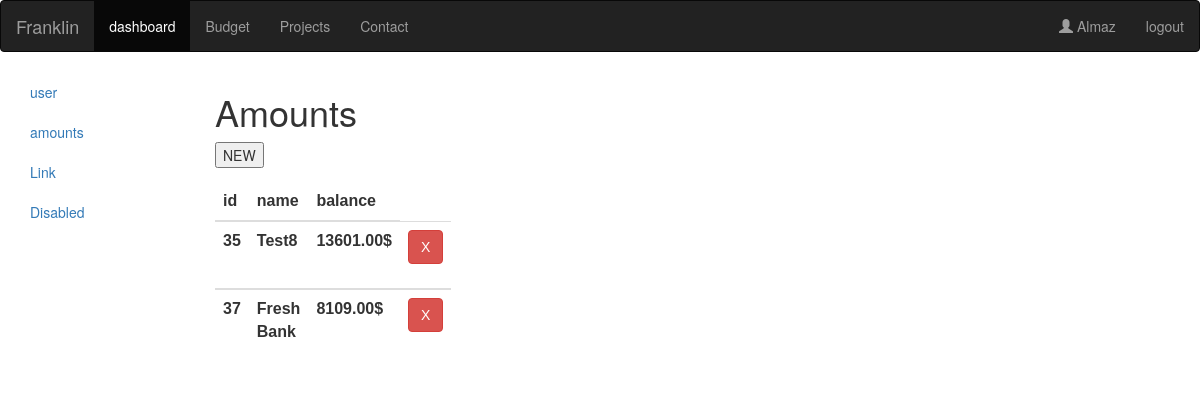
Screenshot of /amounts (signed in) with the database file from the repository.
### finance/models.py (models this page shows, shortened)
class Amount(models.Model):
    profile =models.ForeignKey("Profile",null=True,blank=True,on_delete=models.CASCADE)
    AMOUNT_TYPE_CHOICES = (
            ('cash', 'Cash'),
            ('card ','Card'),
        )
    name = models.CharField(max_length=120,)
    type = models.CharField(max_length=120,choices=AMOUNT_TYPE_CHOICES,default="cash")
    balance = models.DecimalField(max_digits=19, decimal_places=2)

### finance/views.py (the view)
# urls.py: path('amounts',views.amounts,name='amounts'),
def amounts(request):
    context = {'amounts':request.user.profile.amount_set.all()}
    if (request.GET.get('DeleteButton')):
        a = request.user.profile.amount_set.all().filter(id=request.GET.get('DeleteButton'))
        a.delete()
        return redirect('/amounts')
    return render(request, 'finance/amounts.html', context)

### finance/templates/finance/amounts.html
{% extends 'finance/base.html' %}
{% block content %}
<div class="col-sm-8 text-left">
    <h1>Amounts</h1>
    <form class="" action="amounts/new_amount" method="POST">{% csrf_token %}
      <button type="submit" name="button">NEW</button>
    </form>
      <table class="table" style = "width:25%">
        <thead>
        <tr>
          <th>id</th>
          <th>name</th>
          <th>balance</th>
        </tr>
      </thead>
      <tbody>
        <tr>
          {% for i in amounts %}
          <th>{{ i.pk }}</th>
          <th>{{ i.name }}</th>
          <th>{{ i.balance }}$</th>
          <th><form action="" method="get">
            <button class="btn btn-danger" name="DeleteButton" value="{{ i.id }}">X</button>
          </form>
          </th>
        </tr>
      </tbody>
        {% endfor %}
    </table>
    </div>
    {% endblock %}

### finance/templates/finance/base.html (shortened to what this page needs)
{% load static %}
<html >
  <head>
    <link rel="stylesheet" type="text/css" href="{% static 'finance/style.css' %}">
    <link rel="stylesheet" href="https://cdnjs.cloudflare.com/ajax/libs/font-awesome/4.7.0/css/font-awesome.min.css">
    <link rel="stylesheet" href="https://maxcdn.bootstrapcdn.com/bootstrap/3.4.1/css/bootstrap.min.css">
  </head>
    <body>
    <nav class="navbar navbar-inverse">
    <div class="navbar-header">
      <a class="navbar-brand" href="/">Franklin</a>
    </div>
    <div class="collapse navbar-collapse" id="myNavbar">
      <ul class="nav navbar-nav">
        <li class="active"><a href="/dashboard">dashboard</a></li>
        <li><a href="/budget">Budget</a></li>
        <li><a href="#">Projects</a></li>
        <li><a href="#">Contact</a></li>
      </ul>
      <ul class="nav navbar-nav navbar-right">
        {% if user.is_authenticated %}
        <li><a href="#"><span class="glyphicon glyphicon-user"></span> {{user}}</a></li>
        <li><a href={%url 'logout' %}>logout</a></li>
        {% else %}
        <li><a href="#"><span class="glyphicon glyphicon-user"></span> {{user}}</a></li>
        <li><a href="/login"><span class="glyphicon glyphicon-log-in"></span> Login</a></li>
        <li><a href="/register"><span class="glyphicon glyphicon-sign-up"></span> SignUp</a></li>
        {% endif %}
      </ul>
    </div>
</nav>
<div class="container-fluid">
  <div class="row">
    <div class="col-lg-2 col-sm-2 ">
      <ul class="nav flex-column">
        <li class="nav-item">
          <a class="nav-link" href="/user">user</a>
        </li>
        <li class="nav-item">
          <a class="nav-link" href="/amounts">amounts</a>
        </li>
        <li class="nav-item">
          <a class="nav-link" href="#">Link</a>
        </li>
        <li class="nav-item">
          <a class="nav-link disabled" href="#">Disabled</a>
        </li>
      </ul>
    </div>
              {% block content %}
              {% endblock %}
  </body>
  </html>

### finance/static/finance/style.css (style rules this page uses)
th { font-family: sans-serif; font-style: normal; }

### rows the page displays
Amount: pk "35", name "Test8", balance "13601.00"
Amount: pk "37", name "Fresh Bank", balance "8109.00"

### other values shown
{{ user }} "Almaz"
